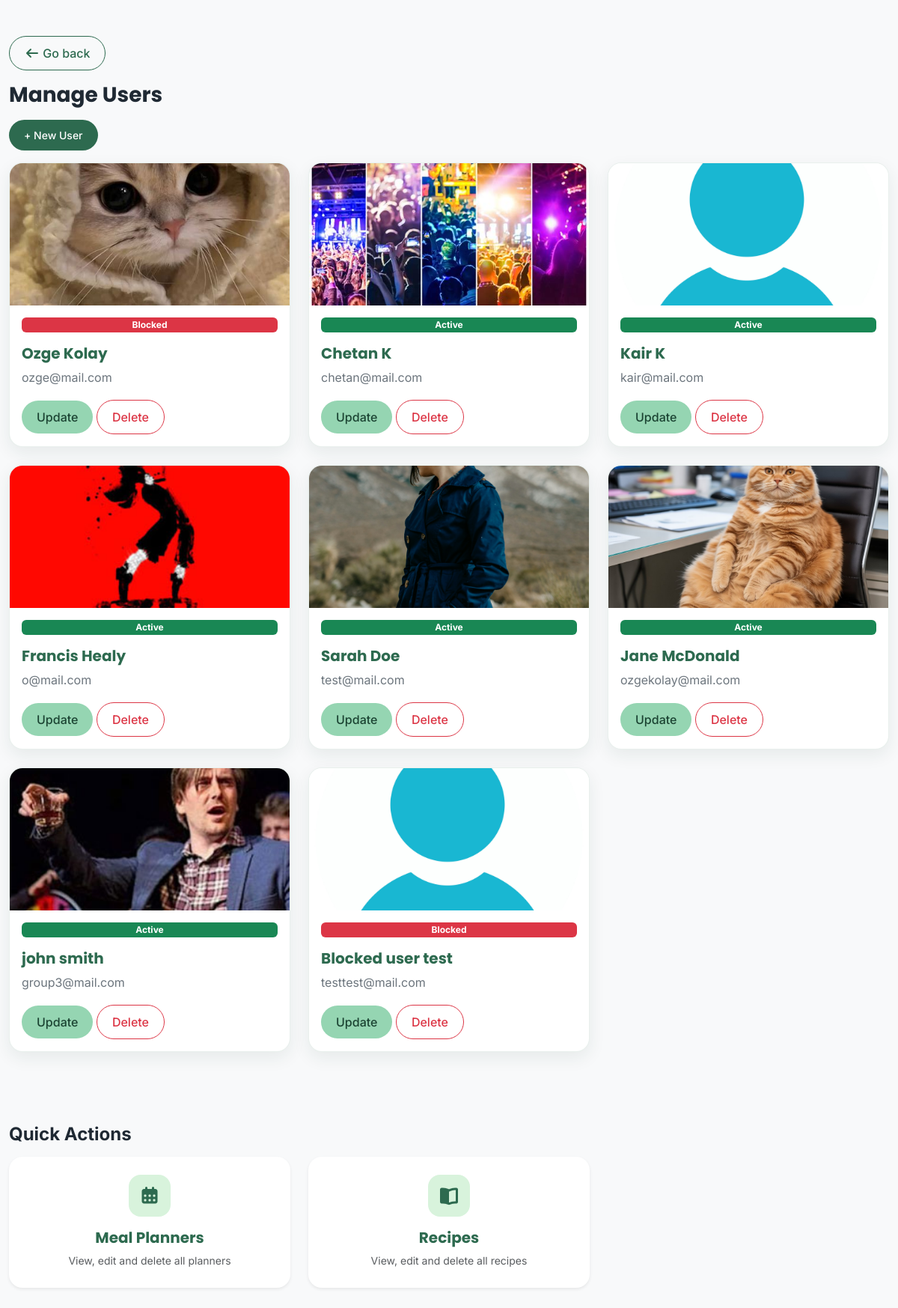
Page /functions/user_list.php (signed in) on the committed database.
### tables this page shows
CREATE TABLE IF NOT EXISTS `users` (
  `id` int NOT NULL AUTO_INCREMENT,
  `first_name` varchar(255) NOT NULL,
  `last_name` varchar(255) NOT NULL,
  `user_image` varchar(255) DEFAULT NULL,
  `email` varchar(255) NOT NULL,
  `password` varchar(255) NOT NULL,
  `role` enum('User','Admin') DEFAULT 'User',
  `status` enum('Active','Blocked') DEFAULT 'Active',
  `created_at` timestamp NULL DEFAULT CURRENT_TIMESTAMP,
  `updated_at` timestamp NULL DEFAULT CURRENT_TIMESTAMP ON UPDATE CURRENT_TIMESTAMP,
  PRIMARY KEY (`id`),
  UNIQUE KEY `email` (`email`)
);

### functions/user_list.php (the view, shortened to what this page needs)
<?php
require_once "../components/db_connect.php";
$sqlUsers = "SELECT * FROM users WHERE role != 'Admin'";
$resultUsers = mysqli_query($connect, $sqlUsers);
$layout = "";
if (mysqli_num_rows($resultUsers) > 0) {
    while ($userRow = mysqli_fetch_assoc($resultUsers)) {
        $pic = !empty($userRow["user_image"]) ? $userRow["user_image"] : "avatar.jpg";
        if ($userRow['status'] == "Active") {
            $status_badge = "success";
        } else {
            $status_badge = "danger";
        }
        $layout .= "<div class='col'>
           <div class='card h-100'>
               <img src='../pictures/{$pic}' class='card-img-top' alt='User Image' style='object-fit: cover; height: 200px;'>
               <div class='card-body d-flex flex-column'>
               <p class='badge text-bg-{$status_badge}'>{$userRow['status']}</p>
               <h5 class='card-title'>{$userRow['first_name']} {$userRow['last_name']}</h5>
               <p class='card-text'>{$userRow['email']}</p>
               <div class='mt-auto'>
                   <a href='update.php?id={$userRow['id']}&type=user' class='btn btn-warning'>Update</a>
                   <a href='delete.php?id={$userRow['id']}&type=user' class='btn btn-outline-danger'>Delete</a>
               </div>
           </div>
       </div>
     </div>";
    }
} else {
    $layout .= "<p>No users found!</p>";
}
?>
<!DOCTYPE html>
<html lang="en">
<head>
    <?php include "../components/head.php"; ?>
    <link rel="stylesheet" href="../css/main.css">
    <link rel="stylesheet" href="../css/dashboard.css">
</head>
<body class="bg-light">
    <div class="container d-flex justify-content-start align-items-start mt-5">
        <a href='/functions/admin_dashboard.php' class='btn btn-outline-dark'><i class="fa-solid fa-arrow-left"></i> Go back</a>
    </div>
    <div class="container mb-5">
        <h3 class="my-3">Manage Users</h3>
        <a href="create_user.php" class="btn btn-sm btn-dark mb-3">+ New User</a>
        <div class="row row-cols-1 row-cols-md-3 g-4 mb-5">
            <?= $layout ?>
        </div>
    </div>
    <div class="container mb-5">
        <h4 class="mb-3">Quick Actions</h4>
        <div class="row g-4 mb-5">
            <div class="col-md-4">
                <a href="../mealPlan/planner.php" class="card quick-action-card h-100 shadow-sm border-0 text-center p-4">
                    <div class="action-icon"><i class="fa-solid fa-calendar-days"></i></div>
                    <h5 class="fw-bold">Meal Planners</h5>
                    <p class="text-muted mb-0 small">View, edit and delete all planners</p>
                </a>
            </div>
            <div class="col-md-4">
                <a href="../functions/admin_recipes.php" class="card quick-action-card h-100 shadow-sm border-0 text-center p-4">
                    <div class="action-icon"><i class="fa-solid fa-book-open"></i></div>
                    <h5 class="fw-bold">Recipes</h5>
                    <p class="text-muted mb-0 small">View, edit and delete all recipes</p>
                </a>
            </div>
        </div>
    </div>
</body>
</html>

### components/head.php (shortened to what this page needs)
<link rel="stylesheet" href="https://cdnjs.cloudflare.com/ajax/libs/font-awesome/7.0.1/css/all.min.css">
<link href="https://cdn.jsdelivr.net/npm/bootstrap@5.3.8/dist/css/bootstrap.min.css" rel="stylesheet">
<link rel="stylesheet" href="../css/main.css">

### css/main.css (style rules this page uses)
:root { --green-dark: #2d6a4f; --green-darker: #1b4332; --green-light: #74c69d; --green-soft: #d8f3dc; --green-click: #95d5b2; --green-bg: #f1faf4; --white: #ffffff; --text-dark: #1f2933; --text-muted: #6c757d; }
html, body { height: 100%; }
body { background-color: var(--green-bg); color: var(--text-dark); display: flex; flex-direction: column; font-family: "Inter", sans-serif; }
h1, h2, h3, h5 { font-family: "Poppins", sans-serif; }
.container { max-width: 1300px; }
p { line-height: 1.6; }
a, a:hover, a:focus, a:active { text-decoration: none; }
.btn { border-radius: 999px; padding: 10px 20px; font-weight: 500; transition: all 0.2s ease; }
.btn-dark, .btn-primary, .btn-success { background: var(--green-dark) !important; border: none !important; color: white !important; }
.btn-outline-dark { color: var(--green-dark) !important; border-color: var(--green-dark) !important; }
.card { border: none; border-radius: 18px; box-shadow: 0 6px 15px rgba(27, 67, 50, 0.12); transition: transform 0.25s ease, box-shadow 0.25s ease; }
.card h3, .card h5, .card h6, .section-title { color: var(--green-dark); font-weight: bold; }

### css/dashboard.css (style rules this page uses)
body { background: var(--green-bg); }
.container h3, .container h4 { color: var(--green-darker) sa; font-weight: 700; }
.quick-action-card { color: var(--text-dark); border-radius: 18px; background: #ffffff; transition: 0.25s ease; }
.action-icon { width: 56px; height: 56px; border-radius: 16px; background: var(--green-soft); color: var(--green-dark); display: grid; place-items: center; font-size: 24px; margin: 0 auto 16px; }
.card { border-radius: 18px; overflow: hidden; border: 1px solid rgba(45, 106, 79, 0.1); box-shadow: 0 8px 22px rgba(27, 67, 50, 0.08); }
.card-img-top { height: 190px !important; object-fit: cover; }
.card-title { color: var(--green-darker); font-weight: 700; }
.card-text { color: var(--text-muted); }
.btn-warning { background: var(--green-click) !important; border: none !important; color: var(--green-darker) !important; font-weight: 500; }

### rows in the picture
users: user_image (picture), status "Blocked", first_name "Ozge", last_name "Kolay", email "ozge@mail.com"
users: user_image (picture), status "Active", first_name "Chetan", last_name "K", email "chetan@mail.com"
users: user_image (picture), status "Active", first_name "Kair", last_name "K", email "kair@mail.com"
users: user_image (picture), status "Active", first_name "Francis", last_name "Healy", email "o@mail.com"
users: user_image (picture), status "Active", first_name "Sarah", last_name "Doe", email "test@mail.com"
users: user_image (picture), status "Active", first_name "Jane", last_name "McDonald", email "ozgekolay@mail.com"
users: user_image (picture), status "Active", first_name "john", last_name "smith", email "group3@mail.com"
users: user_image (picture), status "Blocked", first_name "Blocked user", last_name "test", email "testtest@mail.com"
